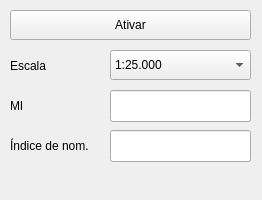
<?xml version="1.0" encoding="UTF-8"?>
<ui version="4.0">
 <class>convWindow</class>
 <widget class="QDockWidget" name="convWindow">
  <property name="geometry">
   <rect>
    <x>0</x>
    <y>0</y>
    <width>262</width>
    <height>200</height>
   </rect>
  </property>
  <property name="sizePolicy">
   <sizepolicy hsizetype="Fixed" vsizetype="Fixed">
    <horstretch>0</horstretch>
    <verstretch>0</verstretch>
   </sizepolicy>
  </property>
  <property name="minimumSize">
   <size>
    <width>262</width>
    <height>200</height>
   </size>
  </property>
  <property name="maximumSize">
   <size>
    <width>262</width>
    <height>200</height>
   </size>
  </property>
  <property name="windowTitle">
   <string>Articulação da folha</string>
  </property>
  <widget class="QWidget" name="dockWidgetContents">
   <widget class="QLabel" name="label">
    <property name="geometry">
     <rect>
      <x>10</x>
      <y>96</y>
      <width>91</width>
      <height>20</height>
     </rect>
    </property>
    <property name="text">
     <string>MI</string>
    </property>
   </widget>
   <widget class="QLabel" name="label_2">
    <property name="geometry">
     <rect>
      <x>10</x>
      <y>136</y>
      <width>91</width>
      <height>20</height>
     </rect>
    </property>
    <property name="text">
     <string>Índice de nom.</string>
    </property>
   </widget>
   <widget class="QLineEdit" name="miEdit">
    <property name="geometry">
     <rect>
      <x>110</x>
      <y>90</y>
      <width>141</width>
      <height>32</height>
     </rect>
    </property>
    <property name="readOnly">
     <bool>true</bool>
    </property>
   </widget>
   <widget class="QLineEdit" name="nomenclaturaEdit">
    <property name="geometry">
     <rect>
      <x>110</x>
      <y>130</y>
      <width>141</width>
      <height>32</height>
     </rect>
    </property>
    <property name="readOnly">
     <bool>true</bool>
    </property>
   </widget>
   <widget class="QPushButton" name="ativarButton">
    <property name="geometry">
     <rect>
      <x>10</x>
      <y>10</y>
      <width>241</width>
      <height>30</height>
     </rect>
    </property>
    <property name="text">
     <string>Ativar</string>
    </property>
    <property name="checkable">
     <bool>true</bool>
    </property>
    <property name="checked">
     <bool>false</bool>
    </property>
   </widget>
   <widget class="QComboBox" name="escalaCombo">
    <property name="geometry">
     <rect>
      <x>110</x>
      <y>50</y>
      <width>141</width>
      <height>30</height>
     </rect>
    </property>
    <item>
     <property name="text">
      <string>1:25.000</string>
     </property>
    </item>
    <item>
     <property name="text">
      <string>1:50.000</string>
     </property>
    </item>
    <item>
     <property name="text">
      <string>1:100.000</string>
     </property>
    </item>
    <item>
     <property name="text">
      <string>1:250.000</string>
     </property>
    </item>
   </widget>
   <widget class="QLabel" name="label_3">
    <property name="geometry">
     <rect>
      <x>10</x>
      <y>56</y>
      <width>91</width>
      <height>20</height>
     </rect>
    </property>
    <property name="text">
     <string>Escala</string>
    </property>
   </widget>
  </widget>
 </widget>
 <resources/>
 <connections/>
</ui>
